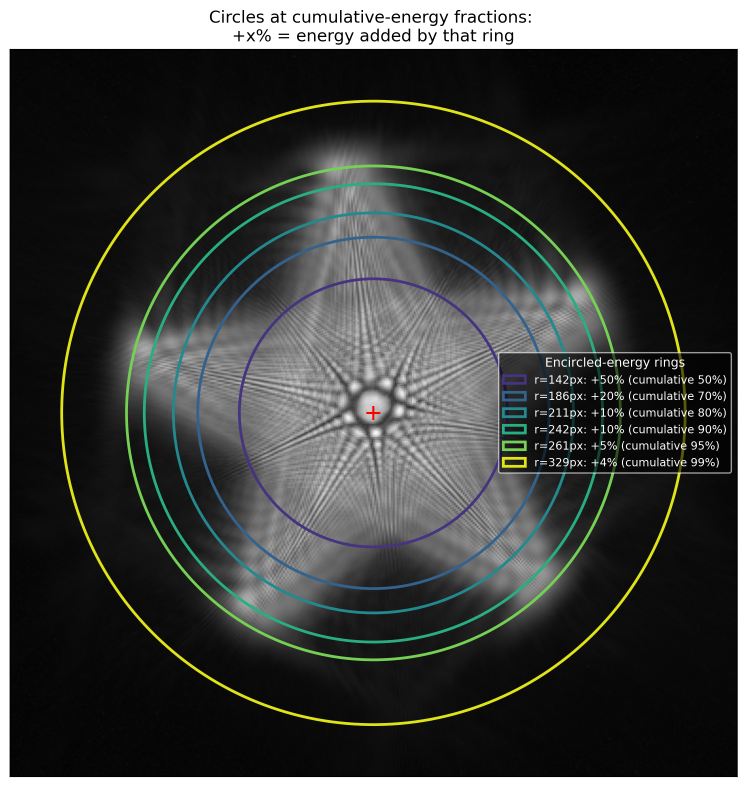
#> input picture psf-processing/viz/psf_energy_rings.png, 2240 x 2359 px (shown at 1/3 size)
$ python generate_patches_multifocus_psf_blur.py --gt_dir ../../psf-processing/viz --split train --mode tile
#> lines starting #> are read from the running program, lines starting #| are printed output that depends on the picture
"""
Shared-GT patch generator for the defocus deblurring.

* TRAIN (mode=tile, --ps 512 --stride 256) produces the --patch-size 512 --overlap 256 grid.
  NOTE: stride == ps - overlap.
* The clean GT is cropped ONCE into <split>/<group>/shared/target_crops and reused by every level.
* GT<->LQ correspondence is enforced by matching filename + an identical grid, not by sort-order zipping.

Modes
-----
  tile   : overlapping patches (training).          names: <stem>-<i>.png / <stem>.png
  center : one center crop of --crop_size.          names: <stem>.png
  full   : whole image, no crop.                    names: <stem>.png

Output layout  (split -> group -> {shared|level})
-------------------------------------------------
  <out_root>/<split>/<group>/shared/target_crops/...   # written ONCE
  <out_root>/<split>/<group>/<level>/input_crops/...   # per defocus level

Example
-------
# training crops for the Defocus F4 + F6 + F8 All-in-One dataset:
  python generate_patches_multifocus_psf_blur.py \
      --gt_dir  ../../datasets/DIV2K/DIV2K_train_HR \
      --lq_dirs ../../datasets/multifocus_psfs/psf_f4_192_convolved_div2k/train/blur \
                ../../datasets/multifocus_psfs/psf_f6_192_convolved_div2k/train/blur \
                ../../datasets/multifocus_psfs/psf_f8_192_convolved_div2k/train/blur \
      --levels  f4 f6 f8 \
      --out_root ./Datasets --group Defocus \
      --split train --mode tile --ps 512 --stride 256

# validation crops for the Defocus F4 + F6 + F8 All-in-One dataset:
    python generate_patches_multifocus_psf_blur.py \
    --gt_dir  ../../datasets/DIV2K/DIV2K_valid_HR \
    --lq_dirs ../../datasets/multifocus_psfs/psf_f4_192_convolved_div2k/val/blur \
              ../../datasets/multifocus_psfs/psf_f6_192_convolved_div2k/val/blur \
              ../../datasets/multifocus_psfs/psf_f8_192_convolved_div2k/val/blur \
    --levels  f4 f6 f8 \
    --out_root ./Datasets --group Defocus \
    --split val --mode center --crop_size 512
"""
import argparse
import os
from glob import glob

import cv2
from joblib import Parallel, delayed
from natsort import natsorted
from tqdm import tqdm

DEFAULT_LQ_DIRS = [
    '../../datasets/multifocus_psfs/psf_f0_192_convolved_div2k',
    '../../datasets/multifocus_psfs/psf_f1_192_convolved_div2k',
    '../../datasets/multifocus_psfs/psf_f2_192_convolved_div2k',
    '../../datasets/multifocus_psfs/psf_f3_192_convolved_div2k',
    '../../datasets/multifocus_psfs/psf_f4_192_convolved_div2k',
    '../../datasets/multifocus_psfs/psf_f5_192_convolved_div2k',
    '../../datasets/multifocus_psfs/psf_f6_192_convolved_div2k',
    '../../datasets/multifocus_psfs/psf_f7_192_convolved_div2k',
    '../../datasets/multifocus_psfs/psf_f8_192_convolved_div2k'
]

DEFAULT_LEVELS = ['f0', 'f1', 'f2', 'f3', 'f4', 'f5', 'f6', 'f7', 'f8']


def tile_grid(h, w, ps, stride):
    """Exact position set of the old extract_patches (stop-exclusive range + edge append)."""
    if h <= ps and w <= ps:
        return [(0, 0)]    # image <= patch -> single whole crop
    ys = list(range(0, h - ps, stride))
    if (h - ps) not in ys:
        ys.append(h - ps)
    xs = list(range(0, w - ps, stride))
    if (w - ps) not in xs:
        xs.append(w - ps)
    return [(y, x) for y in ys for x in xs]


def make_crops(img, mode, ps, stride, crop_size):
    """Return list of crops in a deterministic (row-major) order."""
    h, w = img.shape[:2]
    if mode == "tile":
        grid = tile_grid(h, w, ps, stride)
        return [img[y:y + ps, x:x + ps] for (y, x) in grid]
    if mode == "center":
        if h >= crop_size and w >= crop_size:
            i, j = (h - crop_size) // 2, (w - crop_size) // 2
            img = img[i:i + crop_size, j:j + crop_size]
        return [img]
    return [img]


def crop_names(stem, n, mode):
    """Suffix only when a tile splits into >1."""
    if mode == "tile" and n > 1:
        return [f"{stem}-{k}.png" for k in range(1, n + 1)]
    return [f"{stem}.png"]


def process_one(name, src_dir, out_dir, mode, ps, stride, crop_size):
#> called with name = 'psf_energy_rings.png', src_dir = '../../psf-processing/viz', mode = 'tile', ps = 512, stride = 256, crop_size = 512
    img = cv2.imread(os.path.join(src_dir, name))
#> img is the input picture: shape (2359, 2240, 3); mean B, G, R 62.6, 65.2, 62.8
    if img is None:
        print(f"Warning: could not read {name} in {src_dir}")
        return 0
    crops = make_crops(img, mode, ps, stride, crop_size)
#> crops = 72 items
    stem = os.path.splitext(name)[0]
    for crop, fn in zip(crops, crop_names(stem, len(crops), mode)):
        cv2.imwrite(os.path.join(out_dir, fn), crop)
#> this loop made 72 passes
#> fn on passes 1 to 12: 'psf_energy_rings-1.png', 'psf_energy_rings-2.png', 'psf_energy_rings-3.png', 'psf_energy_rings-4.png', 'psf_energy_rings-5.png', 'psf_energy_rings-6.png', 'psf_energy_rings-7.png', 'psf_energy_rings-8.png', 'psf_energy_rings-9.png', 'psf_energy_rings-10.png', 'psf_energy_rings-11.png', 'psf_energy_rings-12.png'
#> pass 1, in process_one, `cv2.imwrite(os.path.join(out_dir, fn), crop)`:
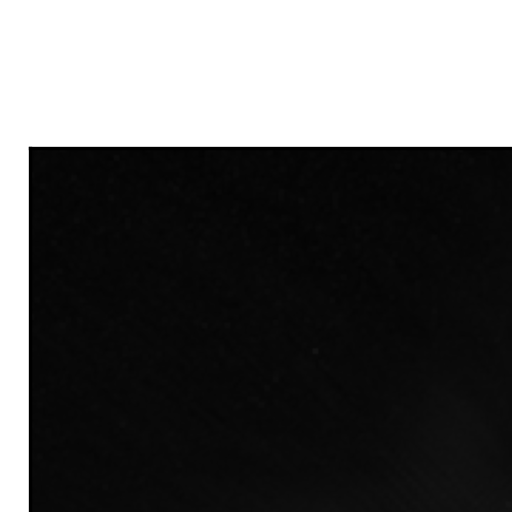
#> saved as psf_energy_rings-1.png: shape (512, 512, 3); min 0, max 255, mean 88.9
#> pass 2, in process_one, `cv2.imwrite(os.path.join(out_dir, fn), crop)`:
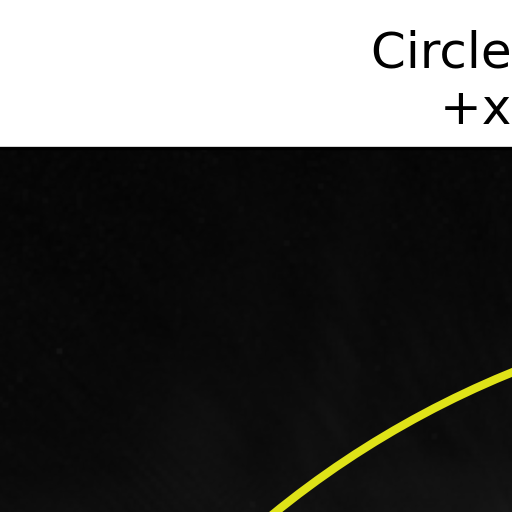
#> saved as psf_energy_rings-2.png: shape (512, 512, 3); mean B, G, R 78.4, 80.2, 80.2
    return len(crops)


def run_dir(src_dir, out_dir, names, mode, ps, stride, crop_size, workers, desc):
    os.makedirs(out_dir, exist_ok=True)
    fn = lambda nm: process_one(nm, src_dir, out_dir, mode, ps, stride, crop_size)
#> call 2 of process_one, with name = 'psf_resized_grid_192.png', src_dir = '../../psf-processing/viz', mode = 'tile', ps = 512, stride = 256, crop_size = 512
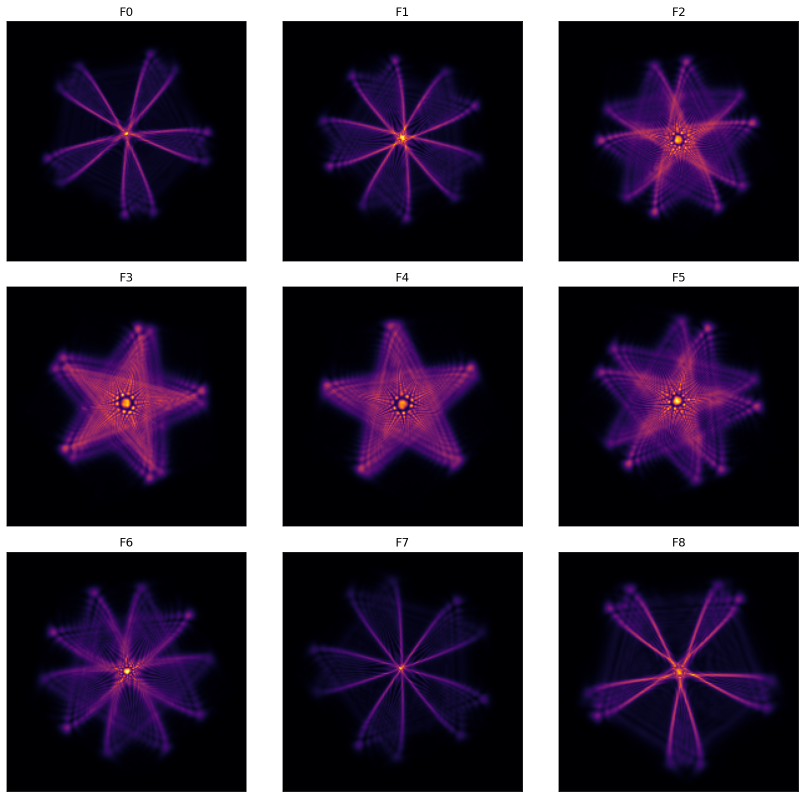
#> input picture psf-processing/viz/psf_resized_grid_192.png, 1610 x 1597 px (shown at 1/2 size)
#> in process_one, img is the input picture: shape (1597, 1610, 3); mean B, G, R 70.3, 52.8, 62.6
#> in process_one (call 2), `crops = make_crops(img, mode, ps, stride, crop_size)`: crops = 36 items
#> the loop in process_one (call 2), `for crop, fn in zip(crops, crop_names(stem, len(crops), mode)):` made 36 passes
#> fn on passes 1 to 12: 'psf_resized_grid_192-1.png', 'psf_resized_grid_192-2.png', 'psf_resized_grid_192-3.png', 'psf_resized_grid_192-4.png', 'psf_resized_grid_192-5.png', 'psf_resized_grid_192-6.png', 'psf_resized_grid_192-7.png', 'psf_resized_grid_192-8.png', 'psf_resized_grid_192-9.png', 'psf_resized_grid_192-10.png', 'psf_resized_grid_192-11.png', 'psf_resized_grid_192-12.png'
#> pass 1, in process_one (call 2), `cv2.imwrite(os.path.join(out_dir, fn), crop)`:
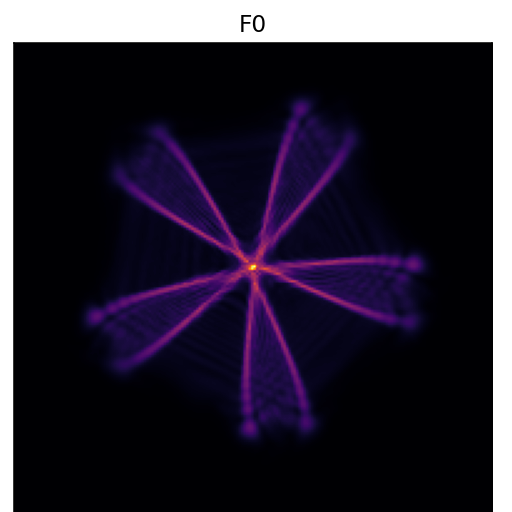
#> saved as psf_resized_grid_192-1.png: shape (512, 512, 3); mean B, G, R 53.1, 38.3, 43.8
#> pass 2, in process_one (call 2), `cv2.imwrite(os.path.join(out_dir, fn), crop)`:
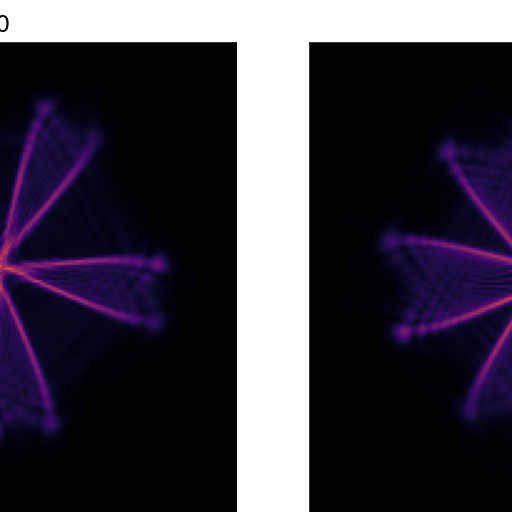
#> saved as psf_resized_grid_192-2.png: shape (512, 512, 3); mean B, G, R 70, 56.4, 61.4
    if workers > 1:
        counts = Parallel(n_jobs=workers)(delayed(fn)(nm) for nm in tqdm(names, desc=desc))
#> counts = [72, 36]
    else:
        counts = [fn(nm) for nm in tqdm(names, desc=desc)]
    return sum(counts)


def main():
    ap = argparse.ArgumentParser(description="Shared-GT patch generator for the defocus study")
    ap.add_argument("--gt_dir", required=True, help="clean (sharp) source dir for this split")
    ap.add_argument("--lq_dirs", nargs="+", default=DEFAULT_LQ_DIRS, help="one blur source dir per level")
    ap.add_argument("--levels", nargs="+", default=DEFAULT_LEVELS, help="folder names, e.g. f4 f6 f8 (len == lq_dirs)")
    ap.add_argument("--out_root", default="./Datasets", help="output dataset root")
    ap.add_argument("--group", default="Defocus", help="dataset group folder under <split>")
    ap.add_argument("--split", required=True, choices=["train", "val"])
    ap.add_argument("--mode", required=True, choices=["tile", "center", "full"])
    ap.add_argument("--ps", type=int, default=512, help="tile size (mode=tile)")
    ap.add_argument("--stride", type=int, default=256, help="tile step = ps - overlap (mode=tile)")
    ap.add_argument("--crop_size", type=int, default=512, help="center-crop size (mode=center)")
    ap.add_argument("--workers", type=int, default=8)
    args = ap.parse_args()
    assert len(args.lq_dirs) == len(args.levels)

    names = [os.path.basename(p) for p in natsorted(glob(os.path.join(args.gt_dir, "*.png")))]
    assert names, f"no .png found in {args.gt_dir}"
    print(f"[{args.split}/{args.group}/{args.mode}] {len(names)} source images")

    base = os.path.join(args.out_root, args.split, args.group)

    # 1) shared GT -- written once
    gt_out = os.path.join(base, "shared", "target_crops")
    n_gt = run_dir(args.gt_dir, gt_out, names, args.mode, args.ps, args.stride,
                   args.crop_size, args.workers, "shared GT")
#> n_gt = 108
    print(f"[shared GT] -> {n_gt} files @ {gt_out}")
#| [shared GT] -> 108 files @ ./Datasets/train/Defocus/shared/target_crops

    # 2) per-level LQ -- identical grid + names => aligned with shared GT
    ref = cv2.imread(os.path.join(args.gt_dir, names[0])).shape[:2]
    for lvl, lq_dir in zip(args.levels, args.lq_dirs):
        lq_dir = os.path.join(lq_dir, args.split, "blur")
        n_lq = len(glob(os.path.join(lq_dir, "*.png")))
        if n_lq == 0:
            print(f"Warning: no .png found in {lq_dir} -- skipped")
#| Warning: no .png found in ../../datasets/multifocus_psfs/psf_f0_192_convolved_div2k/train/blur -- skipped
            continue
        lq0 = cv2.imread(os.path.join(lq_dir, names[0])).shape[:2]
        assert lq0 == ref, (f"{lvl}: LQ size {lq0} != GT size {ref}; "
                            f"convolution must be same-size and pixel-aligned")
        lq_out = os.path.join(base, lvl, "input_crops")
        n_lq = run_dir(lq_dir, lq_out, names, args.mode, args.ps, args.stride,
                       args.crop_size, args.workers, lvl)
        assert n_lq == n_gt, f"{lvl}: file count {n_lq} != GT {n_gt} (alignment broken)"
        print(f"[{lvl}] -> {n_lq} files @ {lq_out}")


if __name__ == "__main__":
    main()
